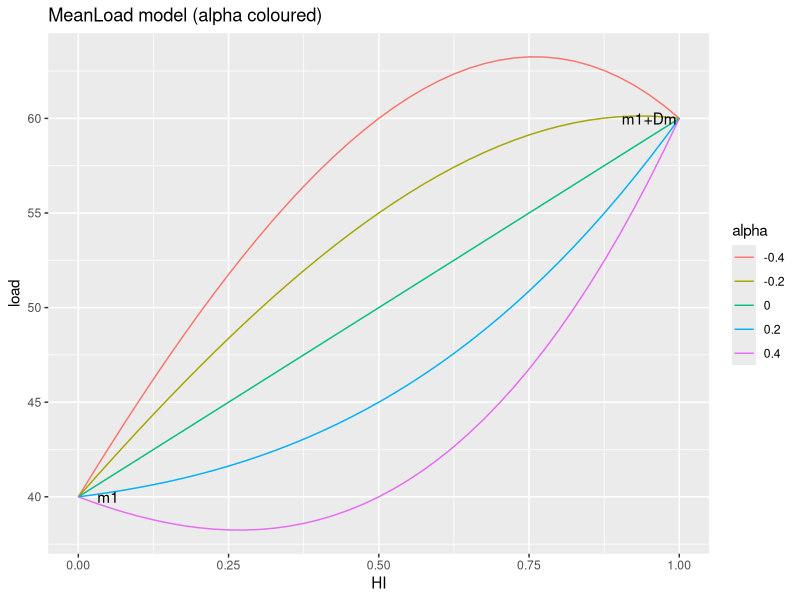
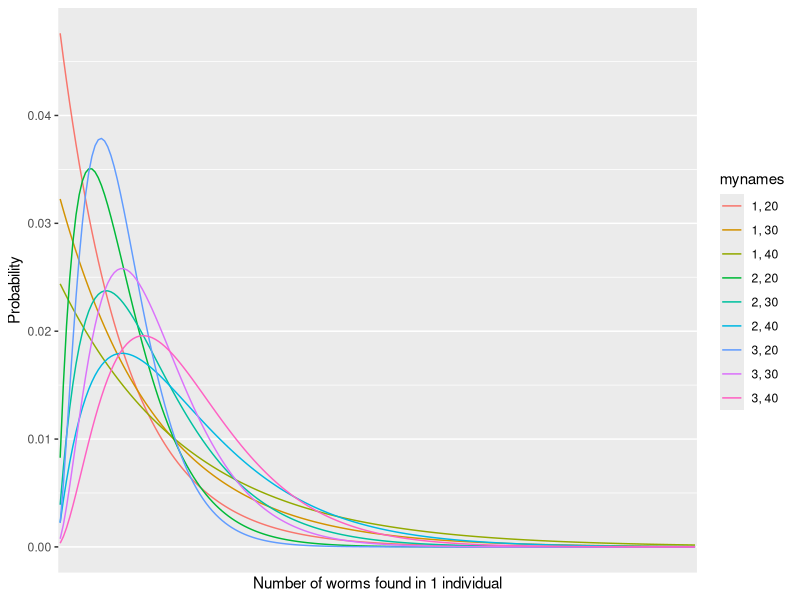
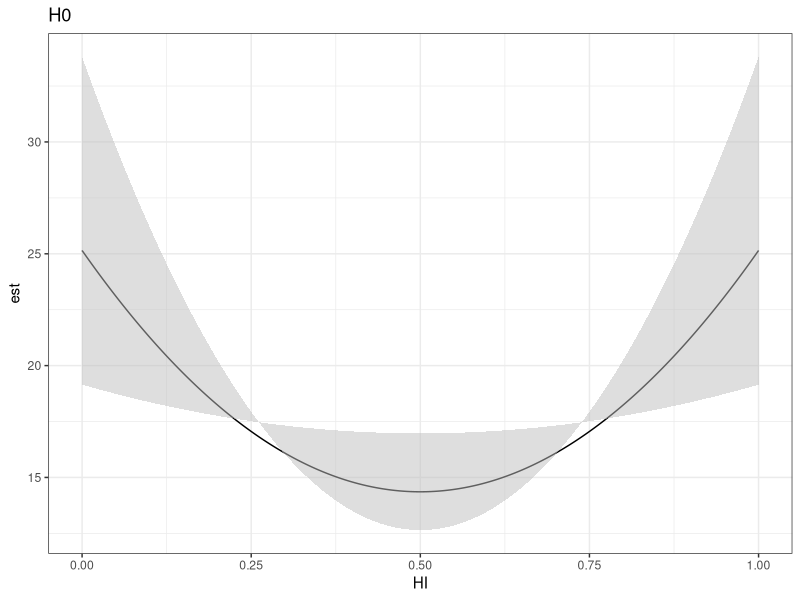
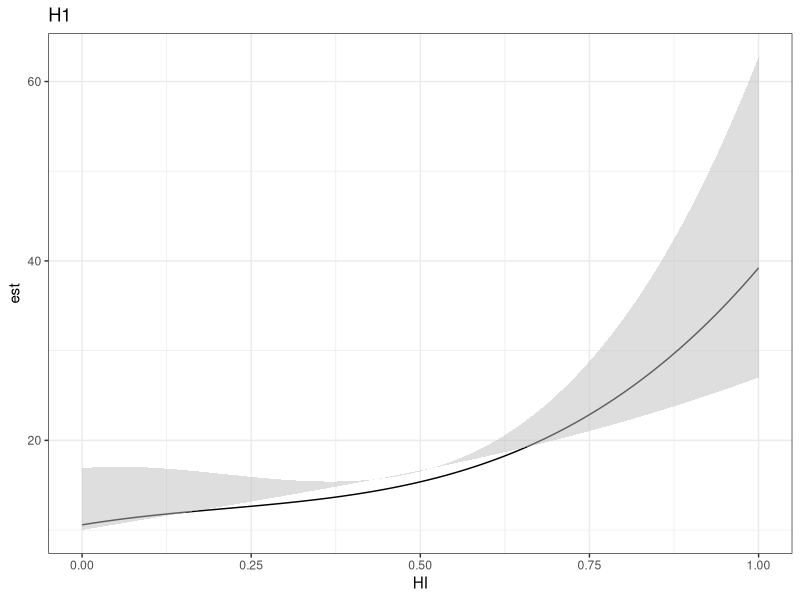
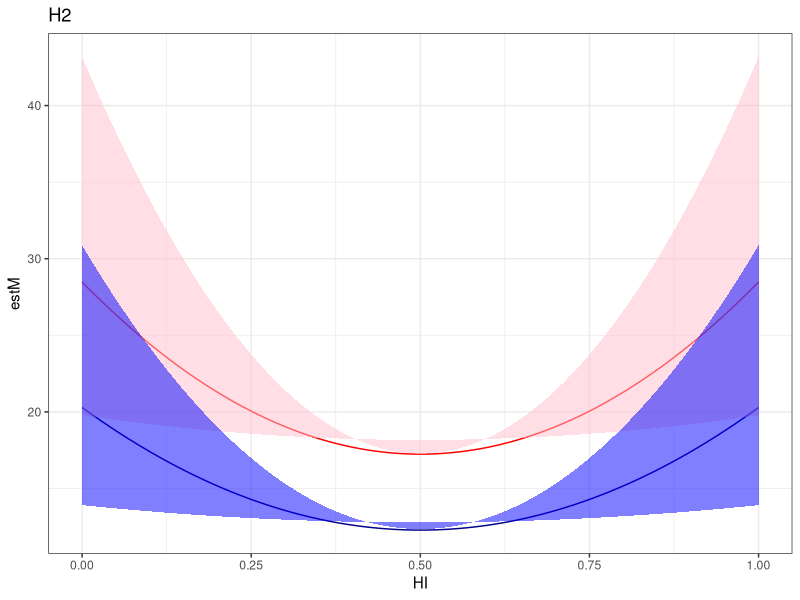
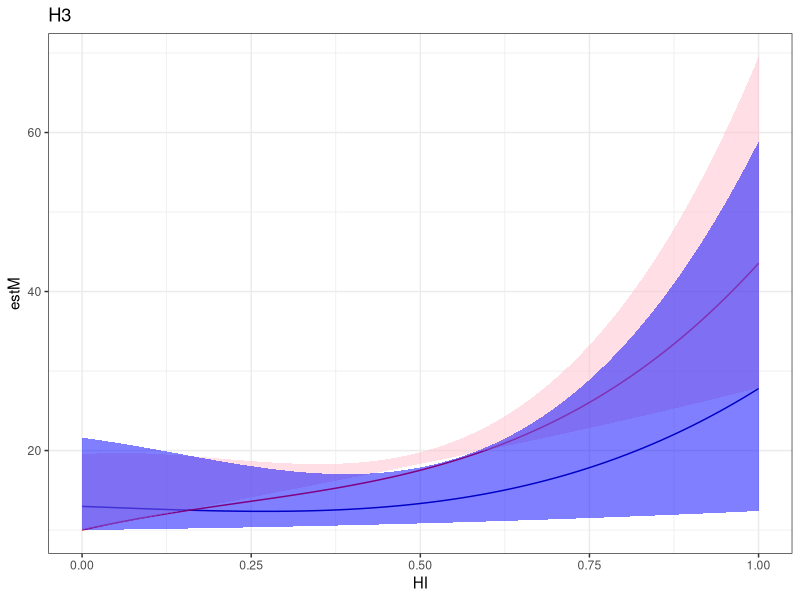
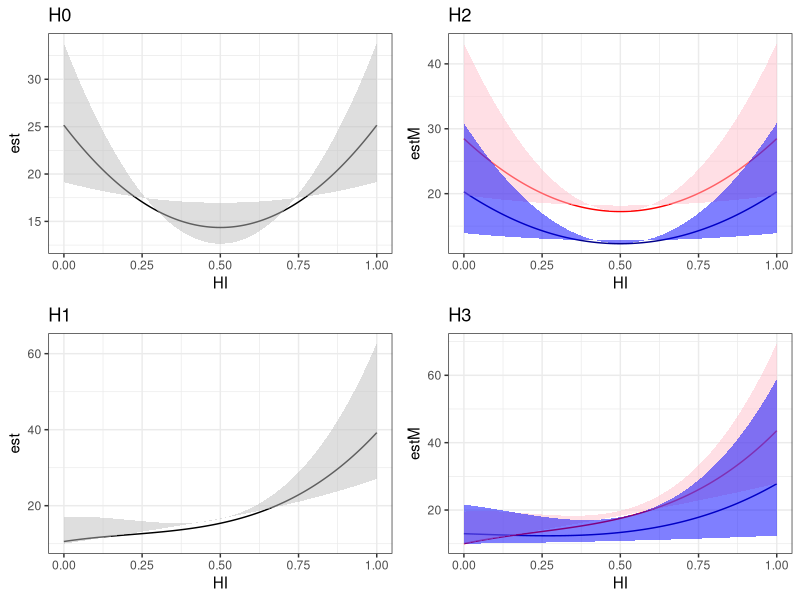

The R source for these figures, in order:
#########################################
### Translation of code from Stuart Baird
## http://onlinelibrary.wiley.com/doi/10.1111/j.1558-5646.2012.01633.x/pdf
## WHERE ARE THE WORMY MICE? A REEXAMINATION OF HYBRID PARASITISM IN THE
## EUROPEAN HOUSE MOUSE HYBRID ZONE. Stuart J. E. Baird, Alexis Ribas,
## Milos Macholan, Tomas Albrecht, Jaroslav Pialek, Joelle Gouy de Bellocq
rm(list=ls()) 
library(ggplot2)
library(reshape)

#####################
### MeanLoad model### How does the mean load vary depending on the parameters?
#####################

## We define a function where m1 is the load of Mmmusculus,
## Dm the additional load of Mmdomesticus
## alpha the hybridization effect (also called V in the article,
## We will investigate it later through MaxLikelihood)
## HI the hybrid index ( He = 2HI(1-HI) )
MeanLoad <- function(m1,Dm,alpha,HI){
    (m1 + Dm*HI)*(1 - alpha*2*HI*(1 - HI))
}

## First numerical example
HI <- seq(from = 0, to = 1, by = 0.025)
ALPHA <- c(-0.4, -0.2, 0, 0.2, 0.4)
m <- as.data.frame(matrix(0, ncol = 5, nrow = 41))
i <- 1
for (alpha in c(-0.4, -0.2, 0, 0.2, 0.4)){
    m[i] <- MeanLoad(40,20,alpha,HI)
    i <- i+1
}

names(m) <- as.character(ALPHA)
m <- melt(m)
names(m) <- c("alpha", "load")
m$HI <- rep(HI,5)

ggplot(m, aes(x=HI, y=load, group=alpha, color=alpha))+
    geom_line()+
    ggtitle("MeanLoad model (alpha coloured)")+
    annotate("text", x = 0.05, y = 40, label = "m1")+
    annotate("text", x = 0.95, y = 40+20, label = "m1+Dm")

######################################################
### NegativeBinomial parameterisation for MeanLoad ###
######################################################
## Probability of getting a mouse with a certain load, knowing:
## meanload : MeanLoad
## aggregation parameter : k   We will investigate it later through MaxLik

## For understanding: E(X)=k*(1-prob/prob) for negbino
## E(X)=MeanLoad <=>k*(1-prob/prob)=MeanLoad <=>prob=k/(MeanLoad+k)

## First, numerical application to check that the MeanLoad model
## has "the right" mean, being the input MeanLoad
myvec <- vector()
for (k in 1:3){
    for (meanload in seq(from=20, to=40, by=10)){
        myvec <- c(myvec,(mean(rnbinom(10000, size=k, mu= meanload))))
        ## (n=10000 number of observation)
    }
}
t(matrix(myvec,ncol=3))

## Secondly, let's have a look on the plot for different values:
## Notes : q is a quantile vector, meaning the values of probabilities
## for which we want to get an x. We set here 0 to 0.1 with a 0.001 step.
q <- seq(from=0,to=0.1, by=0.001)
myvec <- vector()
mynames <- vector()
for (x in 0:200){
    for (k in 1:3){
        for (meanload in seq(from=20, to=40, by=10)){
            myvec <- c(myvec,dnbinom(x, size=k, mu=meanload)) #alternative:prob=c/k+MeanLoad
            mynames <- c(mynames,paste(k, meanload, sep=", "))
        }
    }
}

x <- vector()
for (i in 0:200) {
    x <- c(x,rep(i,9))
}

mydf <- data.frame(myvec,mynames,x)

ggplot(mydf, aes(x=x, y=myvec, group=mynames, color=mynames))+
    geom_line()+
    scale_x_discrete(name="Number of worms found in 1 individual")+
    scale_y_continuous(name="Probability")
## When k increases, A=1/k decreases, less aggregation, tends towards Poisson

######################
### Simulated data ###
######################
SimulatedData <- function(Ninds, m1, Dm, alpha, k){
    IndHIs <- runif(Ninds)
    TheMeanLoadModel <- function(HI){
        MeanLoad(m1, Dm, alpha, HI)
    }
    TheMeanLoads <- sapply(IndHIs, TheMeanLoadModel)
    IndLoads  <- rnbinom(Ninds, size=k, mu= TheMeanLoads)
    data.frame(IndHIs, IndLoads)}

TestData <- list(males = SimulatedData(20, 20, 10, 1, 2), 
                 females = SimulatedData(20, 10, 30, 1, 2))
TestData[[1]][1,] <- c(0.5, 31) ## Stick to Stuart example

###########################################################
### PrNegativeBinomialLoad: Probability an Ind has some ###
### observed Load, given its HI (and the model)         ###
###########################################################

## Function to calculate the density of probability for 1 ind,
## given his ID (and his HI and Load associated)
PrNegativeBinomialLoad <- function(data, sex, ind, k, m1, Dm, alpha){
    if (sex=="male"){
        HI <- data[[1]][ind,1]
        Load <- data[[1]][ind,2]
    } else {
        HI <- data[[2]][ind,1]
        Load <- data[[2]][ind,2]
    }
    dnbinom(Load, size=k, mu=MeanLoad(m1, Dm, alpha, HI))
}

## Let's calculate an example natural Log
log(PrNegativeBinomialLoad(TestData, "male", 5, 2, 0.4, 0.2, 0.0))
## Knowing that the mean load of musculus is 0.4, the mean load of domesticus
## is 0.6 (0.4+0.2), k is 2 (aggregation), alpha is 0 (hybrid effect), the load of our
## toy sample is 31 for a HI of 0.5, then the probability of getting this load is
## reaaally low.

## Generalised ... ie the MeanLoad model is passed as an argument (PDF4cMeanLoad)
PrLoad <- function(data, sex, ind, k, m1, Dm, alpha, PDF4cMeanLoad){
    if (sex=="male"){
        HI <- data[[1]][ind,1]
        Load <- data[[1]][ind,2]
    } else {
        HI <- data[[2]][ind,1]
        Load <- data[[2]][ind,2]
    }
    PDF4cMeanLoad(k, MeanLoad(m1, Dm, alpha, HI), Load)
}

SimplePDFNegBin <- function(k, meanLoad, Load){
    dnbinom(Load, size=k, mu=meanLoad)
}
## Always a good idea to make contributions to the likelihood function Bombproof, and never return zero.
PDFNegBin <- function(k, meanLoad, Load){
    max(10^-20, SimplePDFNegBin(abs(k), abs(meanLoad), Load))
}
## This previous function will be our MeanLoad model function, to be tested for arguments
## k and alpha through maximum likelihood. 

## Test: 
PrLoad(TestData, "male", 1, 2, 40, 20, 0.2, PDFNegBin)

##################################################
### The likelihood function over a set of inds ###
##################################################

## 'data' is two sets/lists of inds (e.g. male and female, hence m1M vs m1F)
## PDF4cMeanLoad will be a chosen MeanLoad model function (e.g. PDFNegBin)
## the first argument will be optimised with "optim" later (k, alpha)

## All hypotheses:
## H0: k, alpha, mB
## H1: k, alpha, mB, DmB
## H2: k, alpha, m1M, m1F
## H3: k, alpha, m1M, m1F, DmM, DmF

LikelihoodFunction <- function(param, PDF4cMeanLoad, data, hyp) {
    Sm <- 0 ; Sf <- 0 ## initialisation
    if (hyp== "H0"){ ## H0: k, alpha, mB
        k <- param[1]; alpha <- param[2]
        mB <- param[3]
        ## males
        for (ind in (1:nrow(data[[1]]))){
            Sm <- Sm + log(PrLoad(data, "male", ind, k, mB, 0, alpha, PDF4cMeanLoad))
        }
        ## females
        for (ind in (1:nrow(data[[2]]))){
            Sf <- Sf + log(PrLoad(data, "female", ind, k, mB, 0, alpha, PDF4cMeanLoad))
        }
    } else if (hyp== "H1"){ ## H1: k, alpha, mB, DmB
        k <- param[1]; alpha <- param[2]
        mB <- param[3]; DmB <- param[4]
        ## males
        for (ind in (1:nrow(data[[1]]))){
            Sm <- Sm + log(PrLoad(data, "male", ind, k, mB, DmB, alpha, PDF4cMeanLoad))
        }
        ## females
        for (ind in (1:nrow(data[[2]]))){
            Sf <- Sf + log(PrLoad(data, "female", ind, k, mB, DmB, alpha, PDF4cMeanLoad))
        }
    } else if (hyp== "H2"){ ## H2: k, alpha, m1M, m1F
        k <- param[1]; alpha <- param[2]
        m1M <- param[3]; m1F <- param[4]
        ## males
        for (ind in (1:nrow(data[[1]]))){
            Sm <- Sm + log(PrLoad(data, "male", ind, k, m1M, 0, alpha, PDF4cMeanLoad))
        }
        ## females
        for (ind in (1:nrow(data[[2]]))){
            Sf <- Sf + log(PrLoad(data, "female", ind, k, m1F, 0, alpha, PDF4cMeanLoad))
        }
    } else if (hyp== "H3"){ ## H3: k, alpha, m1M, m1F, DmM, DmF
        k <- param[1]; alpha <- param[2]
        m1M <- param[3]; m1F <- param[4]
        DmM <- param[5]; DmF <- param[6]
        ## males
        for (ind in (1:nrow(data[[1]]))){
            Sm <- Sm + log(PrLoad(data, "male", ind, k, m1M, DmM, alpha, PDF4cMeanLoad))
        }
        ## females
        for (ind in (1:nrow(data[[2]]))){
            Sf <- Sf + log(PrLoad(data, "female", ind, k, m1F, DmF, alpha, PDF4cMeanLoad))
        }
    }
    ## all
    S <- Sm + Sf #sum of the logs (same as product of the row values) of males and females
    return(S)
}

## Test
LikelihoodFunction(c(2, 0.3, 10, 12, 5, 10), PDFNegBin, TestData, "H3")


#######################################
### The Maximum likelihood analysis ###
#######################################

#################################################################
## Define the function for which we will optimize the parameters:
## MLE : optim function with box constraints
OptimLikelihood <- function(param){
    return(LikelihoodFunction(param, PDFNegBin, TestData, hyp))}

#####################################################
## Define the functions to find the parameters bounds:
## MLEbounds : optim function with constraint on the search
UpperBoundsFunction <- function(hyp, MyMLE){
    if (hyp == "H0"){
        max <- 3
    } else if (hyp =="H1") {
        max <- 4
    } else if (hyp =="H2") {
        max <- 4
    } else if (hyp =="H3") {
        max <- 6
    }
    ## empty dataframe to store the data
    summaryVec <- vector()
    for (rankpar in 1:max){ ## run over the parameters
        ## Functional constraint on search (L > MLE-2) + max&min each param
        OptimBounds <- function(param){
            LK <- LikelihoodFunction(param, PDFNegBin, TestData, hyp)
            if (LK <= (MyMLE$value - 2)){
                if (which_side== "lower"){
                    param[rankpar] <-100
                } else {
                    param[rankpar] <- -100
                }
            }
            return(param[rankpar])
        }
        ##  Upper bound
        which_side <- "upper"
        MyBoundsMax <- optim(par = MyMLE$par, ## initial values for the parameters
                             fn = OptimBounds, ## function to be maximized
                             lower = lower, ## lower bounds for the parameters
                             upper = upper, ## upper bounds for the parameters
                             method = "L-BFGS-B", ## set the method
                             control = list(fnscale=-1)) ##turn the default minimizer into maximizer
        summaryVec[rankpar] <- MyBoundsMax$par[rankpar]
    }
    return(summaryVec)
}

LowerBoundsFunction <- function(hyp, MyMLE){
    if (hyp == "H0"){
        max <- 3
    } else if (hyp =="H1") {
        max <- 4
    } else if (hyp =="H2") {
        max <- 4
    } else if (hyp =="H3") {
        max <- 6
    }
    ## empty dataframe to store the data
    summaryVec <- vector()
    for (rankpar in 1:max){ ## run over the parameters
        ## Functional constraint on search (L > MLE-2) + max&min each param
        OptimBounds <- function(param){
            LK <- LikelihoodFunction(param, PDFNegBin, TestData, hyp)
            if (LK <= (MyMLE$value - 2)){
                if (which_side== "lower"){
                    param[rankpar] <-100
                } else {
                    param[rankpar] <- -100
                }
            }
            return(param[rankpar])
        }
        ##  Lower bound
        which_side <- "lower"
        MyBoundsMin <- optim(par = MyMLE$par, ## initial values for the parameters
                             fn = OptimBounds, ## function to be maximized
                             lower = lower, ## lower bounds for the parameters
                             upper = upper, ## upper bounds for the parameters
                             method = "L-BFGS-B") ## set the method (Method "L-BFGS-B" from Byrd et. al. (1995))
        summaryVec[rankpar] <- MyBoundsMin$par[rankpar]
    }
    return(summaryVec)
}

###################### H0 ###################### 
hyp <- "H0"

## Constraints:
lower <- c(kmin=0, AlphaLB=-5, min_mB=10)
upper <- c(kmax=8, AlphaUB=5, max_mB=50)
## Starter (likely values) :
start <- c(k=2, Alpha=0, mB=10)

## Optimisation of the parameters:
MyMLE_H0 <- optim(par = start, ## initial values for the parameters
                  fn = OptimLikelihood, ## function to be maximized
                  lower = lower, ## lower bounds for the parameters
                  upper = upper, ## upper bounds for the parameters
                  method = "L-BFGS-B", ## set the method (Method "L-BFGS-B" from Byrd et. al. (1995))
                  control = list(fnscale=-1)) ##turn the default minimizer into maximizer

## Create the dataframe where I will store the results
summaryDF_H0 <- data.frame(k = numeric(),
                           alpha = numeric(),
                           mB = numeric())
summaryDF_H0[2, ] <- MyMLE_H0$par

##store upper parameter
summaryDF_H0[3, ] <- UpperBoundsFunction("H0", MyMLE_H0)

##store lower parameter
summaryDF_H0[1, ] <- LowerBoundsFunction("H0", MyMLE_H0)

## Results:
print("My Maximum Likelihood is")
MyMLE_H0$value
summaryDF_H0

###################### H1 ###################### 
hyp <- "H1"

## Constraints:
lower <- c(kmin=0, AlphaLB=-5, min_mB=10, min_DmB=10)
upper <- c(kmax=8, AlphaUB=5, max_mB=50, max_DmB=50)
## Starter (likely values) :
start <- c(k=2, Alpha=0, mB=10, DmB=2)

## Optimisation of the parameters:
MyMLE_H1 <- optim(par = start, ## initial values for the parameters
                  fn = OptimLikelihood, ## function to be maximized
                  lower = lower, ## lower bounds for the parameters
                  upper = upper, ## upper bounds for the parameters
                  method = "L-BFGS-B", ## set the method (Method "L-BFGS-B" from Byrd et. al. (1995))
                  control = list(fnscale=-1)) ##turn the default minimizer into maximizer

## Create the dataframe where I will store the results
summaryDF_H1 <- data.frame(k = numeric(),
                           alpha = numeric(),
                           mB = numeric(),
                           DmB = numeric())
summaryDF_H1[2, ] <- MyMLE_H1$par

##store upper parameter
summaryDF_H1[3, ] <- UpperBoundsFunction("H1", MyMLE_H1)

##store lower parameter
summaryDF_H1[1, ] <- LowerBoundsFunction("H1", MyMLE_H1)

## Results:
print("My Maximum Likelihood is")
MyMLE_H1$value
summaryDF_H1

###################### H2 ###################### 
hyp <- "H2"

## Constraints:
lower <- c(kmin=0, AlphaLB=-5, min_m1M=10, min_m1F=10)
upper <- c(kmax=8, AlphaUB=5, max_m1M=50, max_m1F=50)
## Starter (likely values) :
start <- c(k=2, Alpha=0, m1M=10, m1F=12)

## Optimisation of the parameters:
MyMLE_H2 <- optim(par = start, ## initial values for the parameters
                  fn = OptimLikelihood, ## function to be maximized
                  lower = lower, ## lower bounds for the parameters
                  upper = upper, ## upper bounds for the parameters
                  method = "L-BFGS-B", ## set the method (Method "L-BFGS-B" from Byrd et. al. (1995))
                  control = list(fnscale=-1)) ##turn the default minimizer into maximizer

## Create the dataframe where I will store the results
summaryDF_H2 <- data.frame(k = numeric(),
                           alpha = numeric(),
                           m1M = numeric(),
                           m1F = numeric())
summaryDF_H2[2, ] <- MyMLE_H2$par

##store upper parameter
summaryDF_H2[3, ] <- UpperBoundsFunction("H2", MyMLE_H2)

##store lower parameter
summaryDF_H2[1, ] <- LowerBoundsFunction("H2", MyMLE_H2)

## Results:
print("My Maximum Likelihood is")
MyMLE_H2$value
summaryDF_H2

###################### H3 ###################### 
hyp <- "H3"

## Constraints:
lower <- c(kmin=0, AlphaLB=-5, min_m1M=10, min_m1F=10, min_DmM=0, min_DmF=0)
upper <- c(kmax=8, AlphaUB=5, max_m1M=50, max_m1F=50, max_DmM=50, max_DmF=50)
## Starter (likely values) :
start <- c(k=2, Alpha=0, m1M=10, m1F=12, DmM=2, DmF=3)

## Optimisation of the parameters:
MyMLE_H3 <- optim(par = start, ## initial values for the parameters
                  fn = OptimLikelihood, ## function to be maximized
                  lower = lower, ## lower bounds for the parameters
                  upper = upper, ## upper bounds for the parameters
                  method = "L-BFGS-B", ## set the method (Method "L-BFGS-B" from Byrd et. al. (1995))
                  control = list(fnscale=-1)) ##turn the default minimizer into maximizer

## Create the dataframe where I will store the results
summaryDF_H3 <- data.frame(k = numeric(),
                           alpha = numeric(),
                           m1M = numeric(),
                           m1F = numeric(),
                           DmM = numeric(),
                           DmF = numeric())
summaryDF_H3[2, ] <- MyMLE_H3$par

##store upper parameter
summaryDF_H3[3, ] <- UpperBoundsFunction("H3", MyMLE_H3)

##store lower parameter
summaryDF_H3[1, ] <- LowerBoundsFunction("H3", MyMLE_H3)

## Results:
print("My Maximum Likelihood is")
MyMLE_H3$value
summaryDF_H3

##############################################################
## Test if the difference between 2 likelihood is significant
Gtest <- function(dLL, dDF){
    1 - pchisq(2*dLL, df=dDF) 
}

GtestOnNestedMLEs <- function(hyp1, hyp2){
    MyMLE1 <- get(paste0("MyMLE_",hyp1))$value
    MyMLE2 <- get(paste0("MyMLE_",hyp2))$value
    summaryDF1 <- get(paste0("summaryDF_",hyp1))
    summaryDF2 <- get(paste0("summaryDF_",hyp2))
    dLL <- round(abs(MyMLE1 - MyMLE2),4)
    dDF <- abs(length(summaryDF1) - length(summaryDF2))
    p <- round(Gtest(dLL, dDF),4)
    print(paste("Likelihood test between", hyp1, "and", hyp2, ":"))
    print(paste("dLL = ", dLL, " dDF = ", dDF, " Gtest p = ", p))
}

## Test the differences of likelihood between each hypotheses and the H0
GtestOnNestedMLEs("H1", "H0")
GtestOnNestedMLEs("H2", "H0")
GtestOnNestedMLEs("H3", "H0")

################################################################
## It's plotting time!!
## Plot the mean load model along the hybrid zone, according to the hyp.

## H0:
HI <- seq(0,1,0.001)
df <- data.frame(HI,
                 LB=MeanLoad(m1=summaryDF_H0[1,3],
                          Dm=0,
                          alpha=summaryDF_H0[1,2],
                          HI),
                 est=MeanLoad(m1=summaryDF_H0[2,3],
                          Dm=0,
                          alpha=summaryDF_H0[2,2],
                          HI),
                 UB=MeanLoad(m1=summaryDF_H0[3,3],
                          Dm=0,
                          alpha=summaryDF_H0[3,2],
                          HI))
plot0 <- ggplot(df, aes(x=HI, y=est))+
    geom_line()+
    geom_ribbon(aes(x=HI, ymax=UB, ymin=LB), fill="grey", alpha=.5)+
    ggtitle("H0")+
    theme_bw()
plot0

## H1:
df <- data.frame(HI,
                 LB=MeanLoad(m1=summaryDF_H1[1,3],
                          Dm=summaryDF_H1[1,4],
                          alpha=summaryDF_H1[1,2],
                          HI),
                 est=MeanLoad(m1=summaryDF_H1[2,3],
                          Dm=summaryDF_H1[2,4],                          
                          alpha=summaryDF_H1[2,2],
                          HI),
                 UB=MeanLoad(m1=summaryDF_H1[3,3],
                          Dm=summaryDF_H1[3,4],                         
                          alpha=summaryDF_H1[3,2],
                          HI))
plot1 <- ggplot(df, aes(x=HI, y=est))+
    geom_line()+
    geom_ribbon(aes(x=HI, ymax=UB, ymin=LB), fill="grey", alpha=.5)+
    ggtitle("H1")+
    theme_bw()
plot1

## H2:
df <- data.frame(HI=HI,
                 LBF=MeanLoad(m1=summaryDF_H2[1,4],
                          Dm=0,
                          alpha=summaryDF_H2[1,2],
                          HI),
                 UBF=MeanLoad(m1=summaryDF_H2[3,4],
                          Dm=0,                          
                          alpha=summaryDF_H2[3,2],
                          HI),
                 estF=MeanLoad(m1=summaryDF_H2[2,4],
                          Dm=0,                         
                          alpha=summaryDF_H2[2,2],
                          HI),                 
                 LBM=MeanLoad(m1=summaryDF_H2[1,3],
                          Dm=0,
                          alpha=summaryDF_H2[1,2],
                          HI),
                 UBM=MeanLoad(m1=summaryDF_H2[3,3],
                          Dm=0,                          
                          alpha=summaryDF_H2[3,2],
                          HI),
                 estM=MeanLoad(m1=summaryDF_H2[2,3],
                          Dm=0,                         
                          alpha=summaryDF_H2[2,2],
                          HI)
                 )
plot2 <-ggplot(df, aes(x=HI, y=estM))+
    geom_line(color="darkblue")+
    geom_line(aes(x=HI, y=estF), color="red")+
    geom_ribbon(aes(x=HI, ymax=UBF, ymin=LBF), fill="pink", alpha=.5)+
    geom_ribbon(aes(x=HI, ymax=UBM, ymin=LBM), fill="blue", alpha=.5)+
    ggtitle("H2")+
    theme_bw()
plot2

## H3:
summaryDF_H3

df <- data.frame(HI=HI,
                 LBF=MeanLoad(m1=summaryDF_H3[1,4],
                          Dm=summaryDF_H3[1,6],
                          alpha=summaryDF_H3[1,2],
                          HI),
                 UBF=MeanLoad(m1=summaryDF_H3[3,4],
                          Dm=summaryDF_H3[3,6],           
                          alpha=summaryDF_H3[3,2],
                          HI),
                 estF=MeanLoad(m1=summaryDF_H3[2,4],
                          Dm=summaryDF_H3[2,6],                         
                          alpha=summaryDF_H3[2,2],
                          HI),                 
                 LBM=MeanLoad(m1=summaryDF_H3[1,3],
                          Dm=summaryDF_H3[1,5],
                          alpha=summaryDF_H3[1,2],
                          HI),
                 UBM=MeanLoad(m1=summaryDF_H3[3,3],
                          Dm=summaryDF_H3[3,5],            
                          alpha=summaryDF_H3[3,2],
                          HI),
                 estM=MeanLoad(m1=summaryDF_H3[2,3],
                          Dm=summaryDF_H3[2,5],           
                          alpha=summaryDF_H3[2,2],
                          HI)
                 )
plot3 <-ggplot(df, aes(x=HI, y=estM))+
    geom_line(color="darkblue")+
    geom_line(aes(x=HI, y=estF), color="red")+
    geom_ribbon(aes(x=HI, ymax=UBF, ymin=LBF), fill="pink", alpha=.5)+
    geom_ribbon(aes(x=HI, ymax=UBM, ymin=LBM), fill="blue", alpha=.5)+
    ggtitle("H3")+
    theme_bw()
plot3


### Multiplot:
                                        # Multiple plot function
                                        #
                                        # ggplot objects can be passed in ..., or to plotlist (as a list of ggplot objects)
                                        # - cols:   Number of columns in layout
                                        # - layout: A matrix specifying the layout. If present, 'cols' is ignored.
                                        #
                                        # If the layout is something like matrix(c(1,2,3,3), nrow=2, byrow=TRUE),
                                        # then plot 1 will go in the upper left, 2 will go in the upper right, and
                                        # 3 will go all the way across the bottom.
                                        #
multiplot <- function(..., plotlist=NULL, file, cols=1, layout=NULL) {
    library(grid)

                                        # Make a list from the ... arguments and plotlist
    plots <- c(list(...), plotlist)

    numPlots = length(plots)

                                        # If layout is NULL, then use 'cols' to determine layout
    if (is.null(layout)) {
                                        # Make the panel
                                        # ncol: Number of columns of plots
                                        # nrow: Number of rows needed, calculated from # of cols
        layout <- matrix(seq(1, cols * ceiling(numPlots/cols)),
                         ncol = cols, nrow = ceiling(numPlots/cols))
    }

    if (numPlots==1) {
        print(plots[[1]])

    } else {
                                        # Set up the page
        grid.newpage()
        pushViewport(viewport(layout = grid.layout(nrow(layout), ncol(layout))))

                                        # Make each plot, in the correct location
        for (i in 1:numPlots) {
                                        # Get the i,j matrix positions of the regions that contain this subplot
            matchidx <- as.data.frame(which(layout == i, arr.ind = TRUE))

            print(plots[[i]], vp = viewport(layout.pos.row = matchidx$row,
                                            layout.pos.col = matchidx$col))
        }
    }
}


###########################################
# Multiple plot function
#
# ggplot objects can be passed in ..., or to plotlist (as a list of ggplot objects)
# - cols:   Number of columns in layout
# - layout: A matrix specifying the layout. If present, 'cols' is ignored.
#
# If the layout is something like matrix(c(1,2,3,3), nrow=2, byrow=TRUE),
# then plot 1 will go in the upper left, 2 will go in the upper right, and
# 3 will go all the way across the bottom.
#
multiplot <- function(..., plotlist=NULL, file, cols=1, layout=NULL) {
  library(grid)
  # Make a list from the ... arguments and plotlist
  plots <- c(list(...), plotlist)
  numPlots = length(plots)
  # If layout is NULL, then use 'cols' to determine layout
  if (is.null(layout)) {
    # Make the panel
    # ncol: Number of columns of plots
    # nrow: Number of rows needed, calculated from # of cols
    layout <- matrix(seq(1, cols * ceiling(numPlots/cols)),
                    ncol = cols, nrow = ceiling(numPlots/cols))
  }
 if (numPlots==1) {
    print(plots[[1]])
  } else {
    # Set up the page
    grid.newpage()
    pushViewport(viewport(layout = grid.layout(nrow(layout), ncol(layout))))
    # Make each plot, in the correct location
    for (i in 1:numPlots) {
      # Get the i,j matrix positions of the regions that contain this subplot
      matchidx <- as.data.frame(which(layout == i, arr.ind = TRUE))
      print(plots[[i]], vp = viewport(layout.pos.row = matchidx$row,
                                      layout.pos.col = matchidx$col))
    }
  }}


multiplot(plot0,plot1,plot2,plot3, cols=2)
